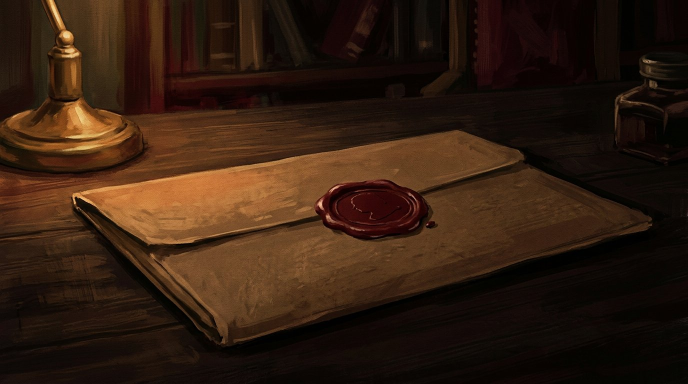
#> input picture images/#0-15.jpg, 1376 x 768 px (shown at 1/2 size)
$ python -i build_video.py   (imports and definitions only)
#> lines starting #> are read from the running program, lines starting #| are printed output that depends on the picture
#!/usr/bin/env python3
"""
Talk2Society video builder (professional per-episode editor)
============================================================
Assembles: per-scene images + master voiceover (Path A, untouched) + the
episode SRT into one MP4. This is not a slideshow: cue windows are cut and
graded like an edit suite, while the R3 frame budget stays mathematically
exact.

Hard guarantees (unchanged from spec):
  * EXACTLY ONE image per SRT cue - N cues -> N distinct images.
  * Image <label> is shown only during its own cue window; never reused.
  * Missing image => HARD FAIL (no placeholders, no silent reuse).
  * frames_i = floor(dur_i*FPS); cumulative boundary drift <= 1 frame.
  * VO is used raw (Path A): no time-stretch, no re-level, no ducking.
  * No burned captions in the clean build (R6).

Editorial intelligence (pro styles):
  * cue classes via --cue-class (chapter/host/word/soft/punch/story) +
    text-driven mood (dark/light) + per-cue VO energy + lamp/lit tags
    (see scripts/gen_cue_classes.py)
  * subject-aware framing: saliency anchor per image (edge-energy centroid
    blended with centre bias) instead of dead-centre crops
  * VO-prosody edit bias: loud cues favour hard cuts and faster moves,
    quiet cues favour soft fades and near-stillness
  * motion-continuity: pan direction chains across runs of story cues and
    breaks at chapter beats

Camera language:
  * smoothstep-eased 6-pattern Ken Burns (push/pull/drift/pan), amplitude
    scaled with cue duration and energy; short cues never pan
  * handheld micro-shake (two low-frequency wobbles) + "breathing" zoom
  * intra-cue punch-in: on long punch/story cues, a hard snap to a detail
    framing of the SAME image (documentary punch), or a whip-reframe with
    2-frame motion blend (still 1:1 image:cue, inside the cue window)

Transitions (all inside the segment -> timing-safe):
  * cut vocabulary: hard cut / gentle dip / soft breathing fade, mixed per
    class and energy; dips pass through warm dark (palette), pure black is
    punctuation only
  * chapter beats, episode open/close: longer fades through black + a brief
    warm light-leak pulse (decaying brightness/saturation) at the cut
  * "paint settle": 2-step soft-focus at scene starts (wet-paint feel)

Grade & light:
  * text-driven emotional grade (dark cues cool+desat, light cues warm+lift,
    chapter cues bleach-bypass hint) + global warm shadow lift
  * day->night white-balance drift across the episode
  * exposure settle at every scene start; lamp flicker on lit cues
  * bloom/halation on lit cues (screen-blend blurred highlight pass)
  * chromatic lens fringing (1px), subtle animated grain, class-varied
    vignette; slow living-painting light sweep overlay across every scene

QC & reports:
  * adjacent near-duplicate image detection (warns before render)
  * end-of-build pacing report (per-chapter motion/cut mix)

Styles: --style pro|art|doc|classic  (classic = old kbv2 behaviour)

Usage:
  python3 build_video.py --dry-run --srt tv8.srt --name tv8 --images images_tv8
  python3 build_video.py --limit 12 --res 2560x1440 --srt tv8.srt --name tv8 \
      --images images_tv8 --cue-class prompts/cue_classes.json \
      --chapter-cues "14,69,100,117,143,165,189,215,239,291" --style pro
  FFMPEG_BIN=/path/to/ffmpeg python3 build_video.py ...
"""
import argparse
import hashlib
import json
import re
import shutil
import subprocess
import sys
from collections import defaultdict
from pathlib import Path

ROOT = Path(__file__).resolve().parent
IMG_DIR = ROOT / "images"
AUD_DIR = ROOT / "audio"
OUT_DIR = ROOT / "output"
SRT_PATH = ROOT / "tv6.srt"
FONT_DIR = ROOT / "fonts"

FPS = 24
W, H = 1280, 720
CRF = 24
TAIL_AFTER_VO = 2.0
FADE_WARM = "0x160909"       # dip-through warm dark (art palette)
FADE_DEEP = "0x120806"       # deeper warm dark for word frames
FADE_BLACK = "black"         # punctuation only
STYLE_TAG = "proedit1"
CHAPTER_CUES = set()
CHAPTER_TITLES = {}
LAST_CUE_N = 0
IMAGE_EXTS = (".jpg", ".jpeg", ".png", ".webp", ".bmp")
AUDIO_EXTS = (".mp3", ".wav", ".m4a", ".aac", ".ogg", ".flac")

# per-style look parameters (subtle "invisible editing": effects never call
# attention to themselves — no sweep overlay, no whip moves)
STYLES = {
    #           k_amp shake bloom grain sweep grade warm flicker
    "pro":     dict(k=1.00, shake=0.55, bloom=0.13, grain=4, sweep=0,
                    grade=1.00, warm=1.00, flicker=0.70),
    "art":     dict(k=0.85, shake=0.35, bloom=0.18, grain=5, sweep=0,
                    grade=1.20, warm=1.25, flicker=0.85),
    "doc":     dict(k=1.10, shake=0.70, bloom=0.08, grain=3, sweep=0,
                    grade=0.80, warm=0.70, flicker=0.50),
    "classic": dict(k=1.00, shake=0.00, bloom=0.00, grain=0, sweep=0,
                    grade=0.00, warm=0.00, flicker=0.00),
}


# ---------------------------------------------------------------- ffmpeg loc
# [81 lines left out: functions find_ffmpeg, ts2sec, parse_srt, index_images, find_image, find_audio and 1 more, not called in this run]


# ---------------------------------------------------------------- analysis
def _h(*parts) -> int:
    return int(hashlib.md5("|".join(str(p) for p in parts).encode()).hexdigest(), 16)


def image_anchor(path: Path):
    """Saliency proxy: edge-energy centroid blended toward centre (0..1)."""
#> called with path = 'images/#0-15.jpg'
    try:
        from PIL import Image, ImageFilter
        im = Image.open(path).convert("L").resize((80, 45))
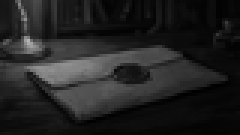
#> im: PIL image 80x45 L (shown 3 times larger); min 0, max 181, mean 34.2
        edges = im.filter(ImageFilter.FIND_EDGES)
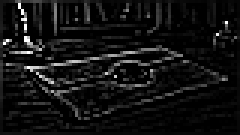
#> edges: PIL image 80x45 L (shown 3 times larger); min 0, max 255, mean 18
        px = list(edges.getdata())
#> px = 3600 values, max 255 at index 86, min 0 at index 82, mean 18
        tot = sum(px) + 1
#> tot = 64817
        cx = sum((i % 80) * v for i, v in enumerate(px)) / tot / 79.0
#> cx = 0.396
        cy = sum((i // 80) * v for i, v in enumerate(px)) / tot / 44.0
#> cy = 0.448
        ax = min(0.68, max(0.32, 0.55 * cx + 0.45 * 0.5))
#> ax = 0.443
        ay = min(0.68, max(0.32, 0.55 * cy + 0.45 * 0.48))
#> ay = 0.462
        return round(ax, 3), round(ay, 3)
    except Exception:
        return 0.5, 0.5


# [16 lines left out: function build_anchor_cache, not called in this run]


def img_key_anchor(cache, img: Path):
    key = f"{img.name}:{img.stat().st_mtime_ns}"
    return tuple(cache.get(key, [0.5, 0.5]))


# [238 lines left out: functions phash64, qc_duplicates, load_cue_class, policy_for, plan, motion_script and 3 more, not called in this run]


# ------------------------------------------------------- motion graphics
FONT_BOLD = ROOT / "fonts" / "NotoSansDevanagari_700Bold.ttf"
FONT_REG = ROOT / "fonts" / "NotoSansDevanagari_400Regular.ttf"
GFX_DIR = OUT_DIR / "graphics"


# [420 lines left out: functions _text_png, make_flare_png, make_fgmask_png, render_clip, render_segment, build, not called in this run]


# [30 lines not run here, left out]

>>> result = image_anchor('images/#0-15.jpg')
#> result = (0.443, 0.462)

$ run again, on images/#1-45.jpg
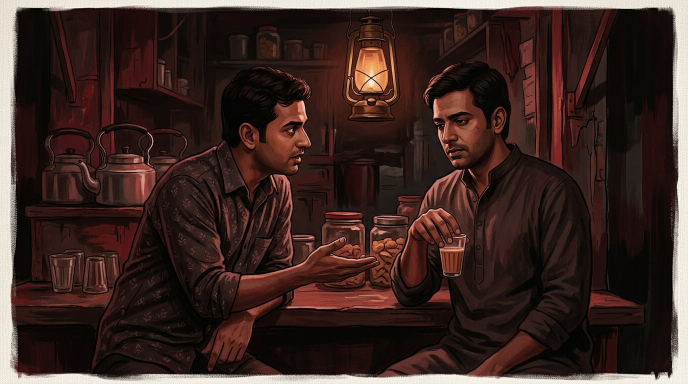
#> input picture images/#1-45.jpg, 1376 x 768 px (shown at 1/2 size)
#> in image_anchor, `im = Image.open(path).convert("L").resize((80, 45))`:
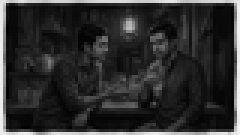
#> im: PIL image 80x45 L (shown 3 times larger); min 0, max 244, mean 45.7
#> in image_anchor, `edges = im.filter(ImageFilter.FIND_EDGES)`:
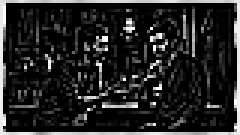
#> edges: PIL image 80x45 L (shown 3 times larger); min 0, max 255, mean 37.8
#> px = 3600 values, max 255 at index 161, min 0 at index 82, mean 37.76
#> tot = 135922
#> cx = 0.502
#> cy = 0.498
#> ax = 0.501
#> ay = 0.49
#> result = (0.501, 0.49)

$ run again, on images/#10-47.jpg
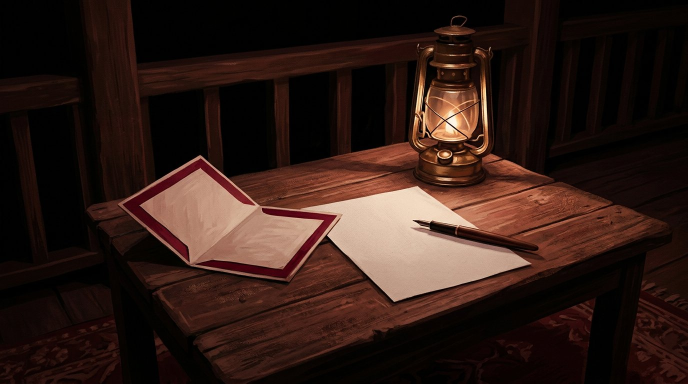
#> input picture images/#10-47.jpg, 1376 x 768 px (shown at 1/2 size)
#> in image_anchor, `im = Image.open(path).convert("L").resize((80, 45))`:
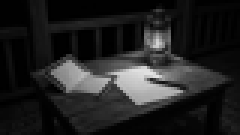
#> im: PIL image 80x45 L (shown 3 times larger); min 0, max 226, mean 33.5
#> in image_anchor, `edges = im.filter(ImageFilter.FIND_EDGES)`:
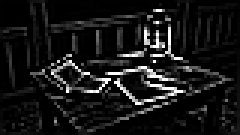
#> edges: PIL image 80x45 L (shown 3 times larger); min 0, max 255, mean 22.6
#> px = 3600 values, max 255 at index 292, min 0 at index 16, mean 22.57
#> tot = 81249
#> cx = 0.533
#> cy = 0.522
#> ax = 0.518
#> ay = 0.503
#> result = (0.518, 0.503)

$ run again, on images/#2-01.jpg
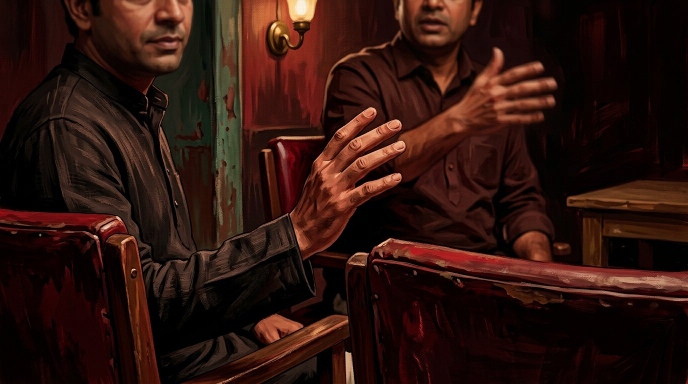
#> input picture images/#2-01.jpg, 1376 x 768 px (shown at 1/2 size)
#> in image_anchor, `im = Image.open(path).convert("L").resize((80, 45))`:
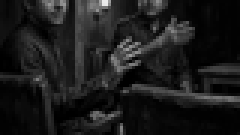
#> im: PIL image 80x45 L (shown 3 times larger); min 0, max 235, mean 27.3
#> in image_anchor, `edges = im.filter(ImageFilter.FIND_EDGES)`:
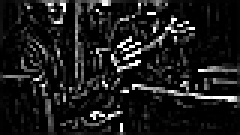
#> edges: PIL image 80x45 L (shown 3 times larger); min 0, max 255, mean 27.1
#> px = 3600 values, max 255 at index 96, min 0 at index 82, mean 27.15
#> tot = 97732
#> cx = 0.498
#> cy = 0.46
#> ax = 0.499
#> ay = 0.469
#> result = (0.499, 0.469)
